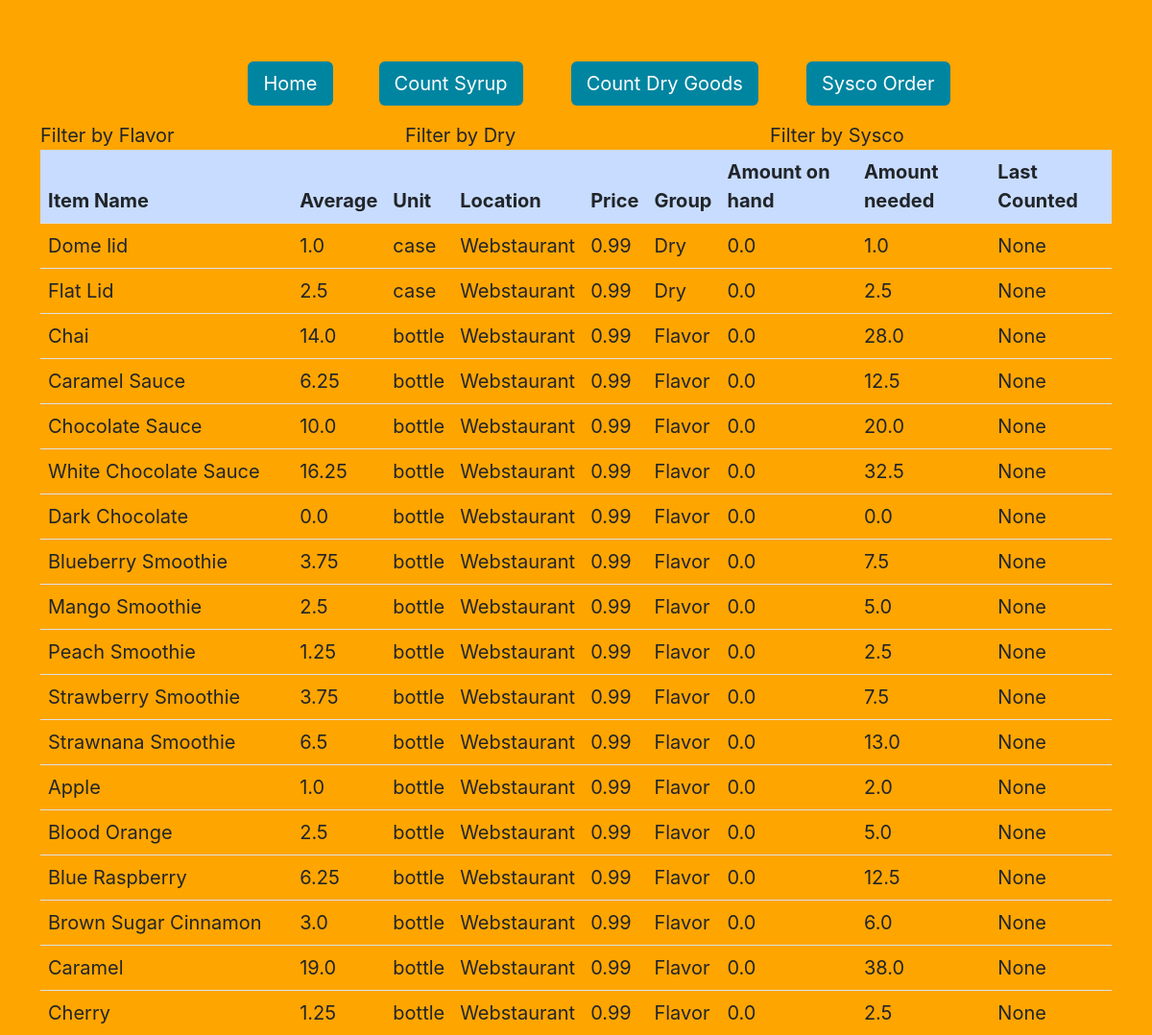
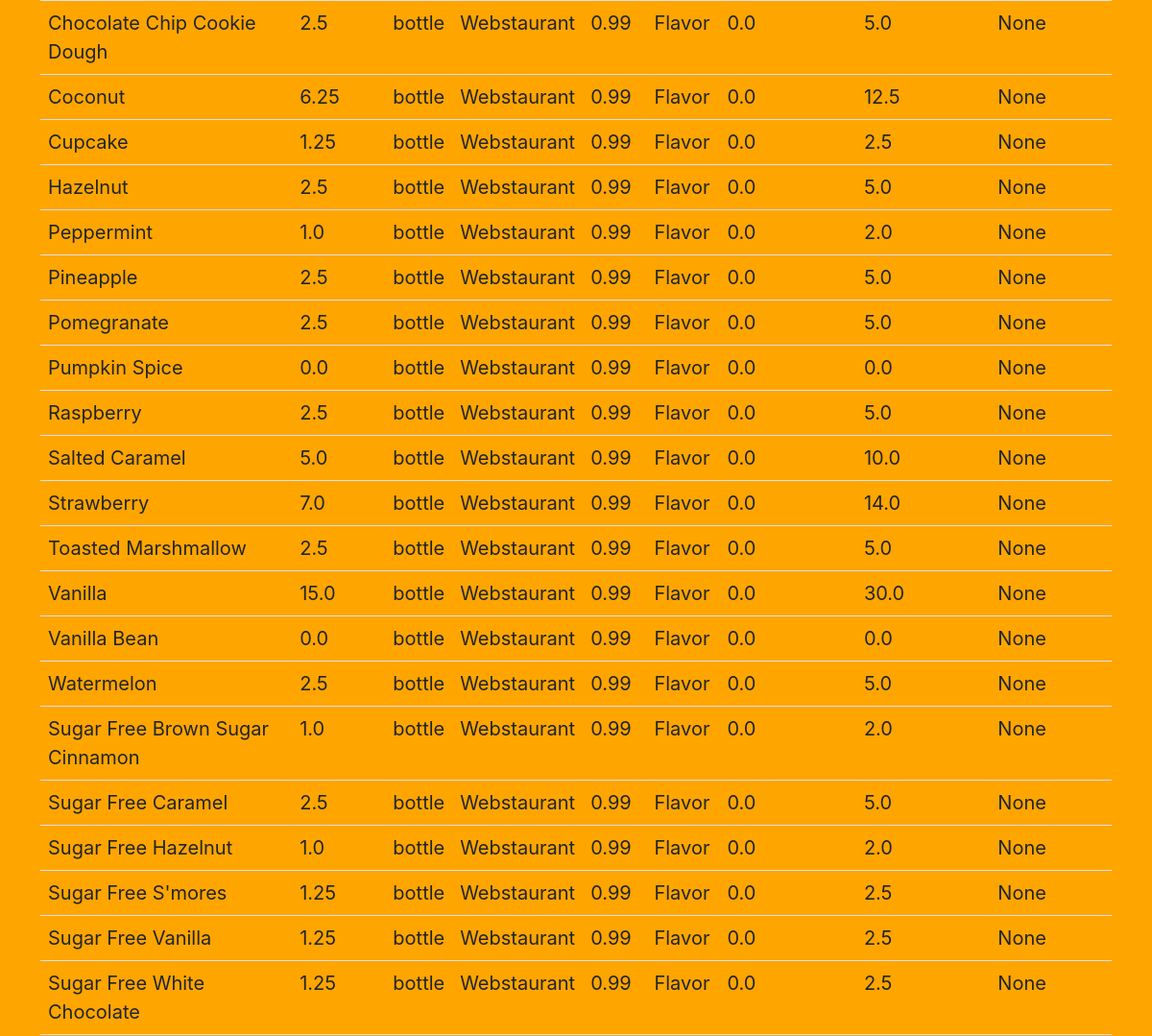
Before: / (upper part) with the older database file (2 pictures, top to bottom).
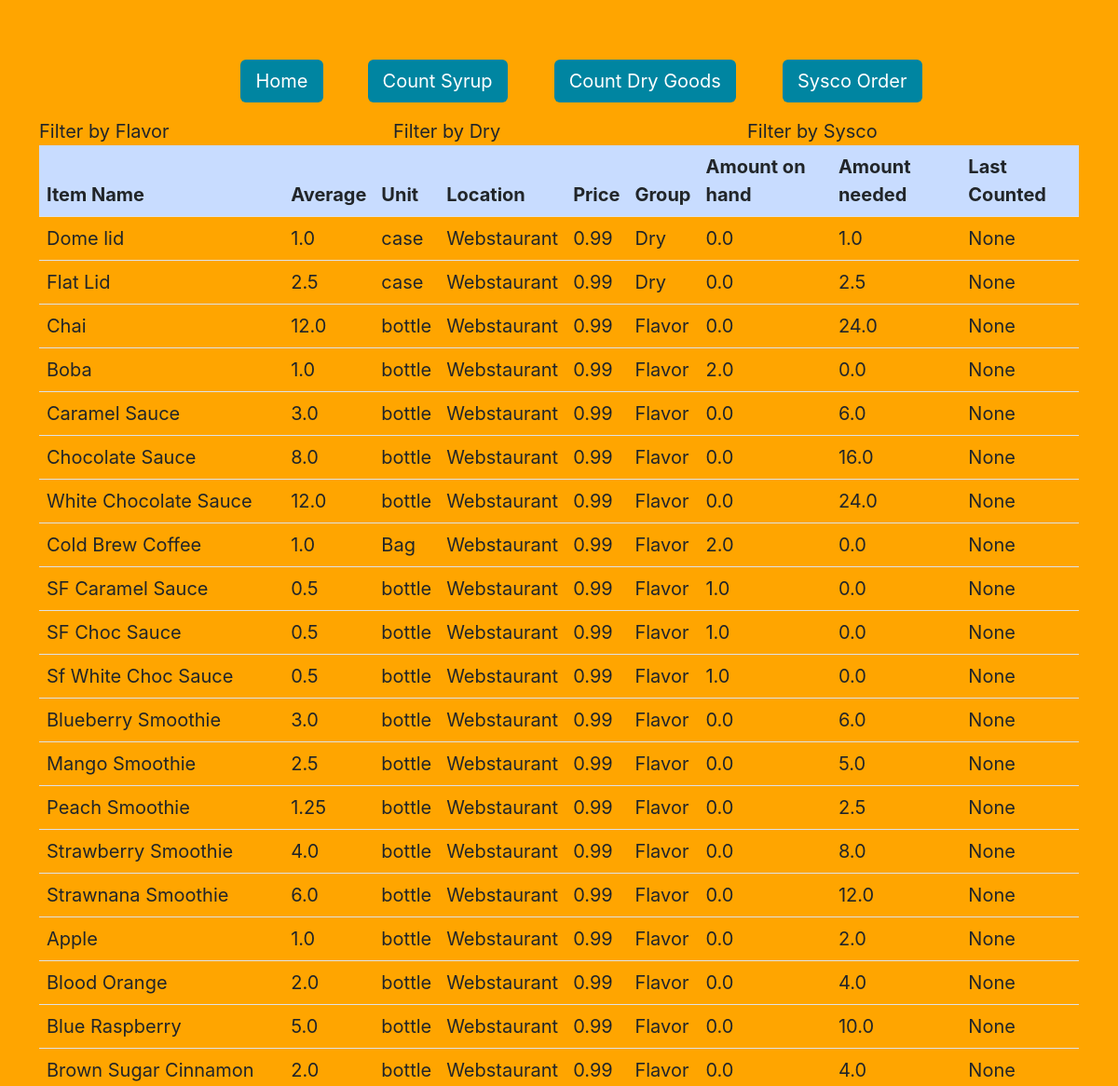
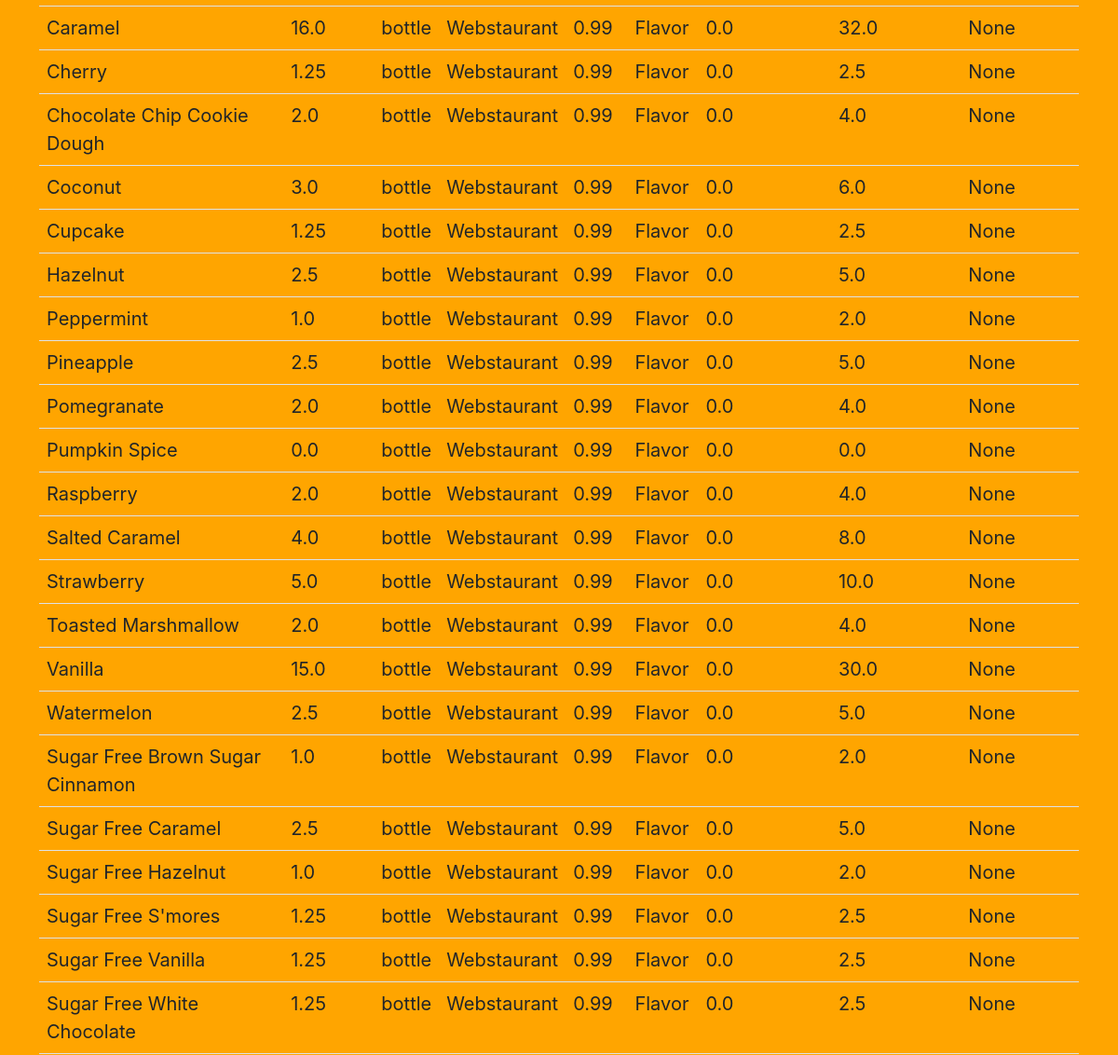
After: the same page with the newer database file (2 pictures, top to bottom).
### main.py (models this page shows)
class Item(db.Model):
    __tablename__ = "items"
    id: Mapped[int] = mapped_column(Integer, primary_key=True)
    name: Mapped[str] = mapped_column(String(250), unique=True, nullable=False)
    price: Mapped[float] = mapped_column(Float, nullable=True)
    average: Mapped[float] = mapped_column(Float, nullable=False)
    location: Mapped[str] = mapped_column(String(250), nullable=True)
    on_hand: Mapped[float] = mapped_column(Float, nullable=True)
    needed: Mapped[float] = mapped_column(Float, nullable=True)
    last_counted: Mapped[str] = mapped_column(String(250), nullable=True)
    unit: Mapped[str] = mapped_column(String(250), nullable=True)
    sort: Mapped[str] = mapped_column(String(250), nullable=True)
    group_id: Mapped[int] = mapped_column(Integer, db.ForeignKey("groups.id"))
    group = relationship("Group", back_populates="items")

class Group(db.Model):
    __tablename__ = "groups"
    id: Mapped[int] = mapped_column(Integer, primary_key=True)
    name: Mapped[str] = mapped_column(String(250), unique=True, nullable=False)
    weeks: Mapped[float] = mapped_column(Float, nullable=False)
    items = relationship("Item", back_populates="group")

### main.py (the view)
@app.route('/')
def home():
    with app.app_context():
        try:
            GROUP = request.args['GROUP']
        except:
            GROUP = 0
        print(GROUP)
        result = db.session.execute(db.select(Item).order_by(Item.sort))
        all_items = result.scalars().all()
        update(all_items)
        if GROUP != 0:
            selected_group = db.session.execute(db.select(Group).where(Group.name == GROUP)).scalar()
            print(selected_group.name)
            all_items = selected_group.items
        return render_template('index.html', items=all_items)

### main.py (called while the page is built)
def update(items):
    with app.app_context():
        for item in items:
            item.needed = (item.average * item.group.weeks) - float(item.on_hand)
    return

### templates/index.html (shortened to what this page needs)
{% extends 'header.html' %}
{% block content %}
<body>
<div class="container">
    <div class="row">
        <div class="col-sm"><a href="{{url_for('home', GROUP = 'Flavor') }}">Filter by Flavor</a></div>
        <div class = "col-sm"><a href="{{url_for('home', GROUP = 'Dry') }}">Filter by Dry</a></div>
        <div class = "col-sm"><a href="{{url_for('home', GROUP = 'Sysco') }}">Filter by Sysco</a></div>
    </div>
</div>
<div class="container">
    <table class="table">
        <thead class="sticky-top opacity-100" style=background:#C8DCFF>
        <tr>
            <th scope="col">Item Name</th>
            <th scope="col">Average</th>
            <th scope="col">Unit</th>
            <th scope="col">Location</th>
            <th scope="col">Price</th>
            <th scope="col">Group</th>
            <th scope="col">Amount on hand</th>
            <th scope="col">Amount needed</th>
            <th scope="col">Last Counted</th>
        </tr>
        </thead>
        <tbody>
        {% for item in items %}
        <tr>
            <td><a href="{{url_for('edit', item_id=item.id)}}">{{item.name}}</a></td>
            <td>{{item.average}}</td>
            <td>{{item.unit}}</td>
            <td>{{item.location}}</td>
            <td>{{item.price}}</td>
            <td>{{item.group.name}}</td>
            <td>{{item.on_hand}}</td>
            <td>{{item.needed}}</td>
            <td>{{item.last_counted}}</td>
        </tr>
        {% endfor %}
        </tbody>
    </table>
</div>
</body>
{% endblock %}

Changed rows visible on the page:
removed Item: name "Dark Chocolate", average "0.0", unit "bottle", location "Webstaurant", price "0.99", group.name "Flavor", on_hand "0.0", needed "0.0", last_counted "None"
removed Item: name "Vanilla Bean", average "0.0", unit "bottle", location "Webstaurant", price "0.99", group.name "Flavor", on_hand "0.0", needed "0.0", last_counted "None"
changed Item "Chai": average "14.0" → "12.0"; needed "28.0" → "24.0"
added Item: name "Boba", average "1.0", unit "bottle", location "Webstaurant", price "0.99", group.name "Flavor", on_hand "2.0", needed "0.0", last_counted "None"
changed Item "Caramel Sauce": average "6.25" → "3.0"; needed "12.5" → "6.0"
changed Item "Chocolate Sauce": average "10.0" → "8.0"; needed "20.0" → "16.0"
changed Item "White Chocolate Sauce": average "16.25" → "12.0"; needed "32.5" → "24.0"
added Item: name "Cold Brew Coffee", average "1.0", unit "Bag", location "Webstaurant", price "0.99", group.name "Flavor", on_hand "2.0", needed "0.0", last_counted "None"
added Item: name "SF Caramel Sauce", average "0.5", unit "bottle", location "Webstaurant", price "0.99", group.name "Flavor", on_hand "1.0", needed "0.0", last_counted "None"
added Item: name "SF Choc Sauce", average "0.5", unit "bottle", location "Webstaurant", price "0.99", group.name "Flavor", on_hand "1.0", needed "0.0", last_counted "None"
added Item: name "Sf White Choc Sauce", average "0.5", unit "bottle", location "Webstaurant", price "0.99", group.name "Flavor", on_hand "1.0", needed "0.0", last_counted "None"
changed Item "Blueberry Smoothie": average "3.75" → "3.0"; needed "7.5" → "6.0"
changed Item "Strawberry Smoothie": average "3.75" → "4.0"; needed "7.5" → "8.0"
changed Item "Strawnana Smoothie": average "6.5" → "6.0"; needed "13.0" → "12.0"
changed Item "Blood Orange": average "2.5" → "2.0"; needed "5.0" → "4.0"
changed Item "Blue Raspberry": average "6.25" → "5.0"; needed "12.5" → "10.0"
changed Item "Brown Sugar Cinnamon": average "3.0" → "2.0"; needed "6.0" → "4.0"
changed Item "Caramel": average "19.0" → "16.0"; needed "38.0" → "32.0"
changed Item "Chocolate Chip Cookie Dough": average "2.5" → "2.0"; needed "5.0" → "4.0"
changed Item "Coconut": average "6.25" → "3.0"; needed "12.5" → "6.0"
changed Item "Pomegranate": average "2.5" → "2.0"; needed "5.0" → "4.0"
changed Item "Raspberry": average "2.5" → "2.0"; needed "5.0" → "4.0"
changed Item "Salted Caramel": average "5.0" → "4.0"; needed "10.0" → "8.0"
changed Item "Strawberry": average "7.0" → "5.0"; needed "14.0" → "10.0"
changed Item "Toasted Marshmallow": average "2.5" → "2.0"; needed "5.0" → "4.0"
